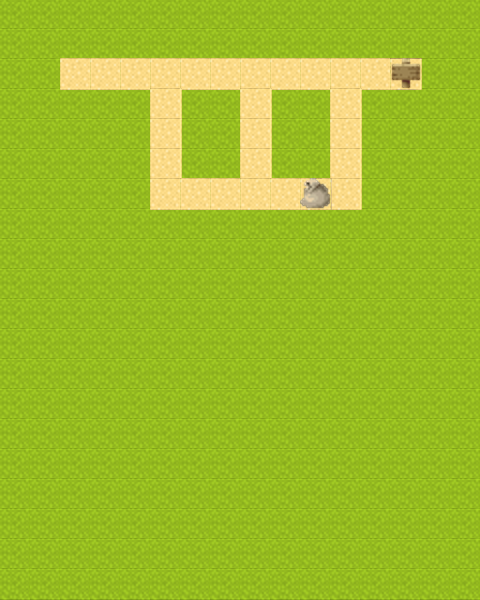

This is a level from a 2D game, rendered from its Tiled map with the project's own tilesets. A one-line summary and the complete map file follow:
An orthogonal 16x20 tile map with 30x30 px tiles, 4 tile layers (ground, movable, goal, key).

<map version="1.5" tiledversion="1.5.0" orientation="orthogonal" renderorder="right-down" width="16" height="20" tilewidth="30" tileheight="30" infinite="0" nextlayerid="6" nextobjectid="1">
 <tileset firstgid="1" name="tilesets-big" tilewidth="32" tileheight="32" tilecount="528" columns="8">
  <image source="../src/stage/tilesets-big.png" width="256" height="2112" />
 </tileset>
 <layer id="1" name="ground" width="16" height="20">
  <data encoding="csv">
33,33,33,33,33,33,33,33,33,33,33,33,33,33,33,33,
33,33,33,33,33,33,33,33,33,33,33,33,33,33,33,33,
33,33,33,33,33,33,33,33,33,33,33,33,33,33,33,33,
33,33,33,33,33,33,33,33,33,33,33,33,33,33,33,33,
33,33,33,33,33,33,33,33,33,33,33,33,33,33,33,33,
33,33,33,33,33,33,33,33,33,33,33,33,33,33,33,33,
33,33,33,33,33,33,33,33,33,33,33,33,33,33,33,33,
33,33,33,33,33,33,33,33,33,33,33,33,33,33,33,33,
33,33,33,33,33,33,33,33,33,33,33,33,33,33,33,33,
33,33,33,33,33,33,33,33,33,33,33,33,33,33,33,33,
33,33,33,33,33,33,33,33,33,33,33,33,33,33,33,33,
33,33,33,33,33,33,33,33,33,33,33,33,33,33,33,33,
33,33,33,33,33,33,33,33,33,33,33,33,33,33,33,33,
33,33,33,33,33,33,33,33,33,33,33,33,33,33,33,33,
33,33,33,33,33,33,33,33,33,33,33,33,33,33,33,33,
33,33,33,33,33,33,33,33,33,33,33,33,33,33,33,33,
33,33,33,33,33,33,33,33,33,33,33,33,33,33,33,33,
33,33,33,33,33,33,33,33,33,33,33,33,33,33,33,33,
33,33,33,33,33,33,33,33,33,33,33,33,33,33,33,33,
33,33,33,33,33,33,33,33,33,33,33,33,33,33,33,33
</data>
 </layer>
 <layer id="2" name="movable" width="16" height="20">
  <data encoding="csv">
0,0,0,0,0,0,0,0,0,0,0,0,0,0,0,0,
0,0,0,0,0,0,0,0,0,0,0,0,0,0,0,0,
0,0,34,34,34,34,34,34,34,34,34,34,34,34,0,0,
0,0,0,0,0,34,0,0,34,0,0,34,0,0,0,0,
0,0,0,0,0,34,0,0,34,0,0,34,0,0,0,0,
0,0,0,0,0,34,0,0,34,0,0,34,0,0,0,0,
0,0,0,0,0,34,34,34,34,34,34,34,0,0,0,0,
0,0,0,0,0,0,0,0,0,0,0,0,0,0,0,0,
0,0,0,0,0,0,0,0,0,0,0,0,0,0,0,0,
0,0,0,0,0,0,0,0,0,0,0,0,0,0,0,0,
0,0,0,0,0,0,0,0,0,0,0,0,0,0,0,0,
0,0,0,0,0,0,0,0,0,0,0,0,0,0,0,0,
0,0,0,0,0,0,0,0,0,0,0,0,0,0,0,0,
0,0,0,0,0,0,0,0,0,0,0,0,0,0,0,0,
0,0,0,0,0,0,0,0,0,0,0,0,0,0,0,0,
0,0,0,0,0,0,0,0,0,0,0,0,0,0,0,0,
0,0,0,0,0,0,0,0,0,0,0,0,0,0,0,0,
0,0,0,0,0,0,0,0,0,0,0,0,0,0,0,0,
0,0,0,0,0,0,0,0,0,0,0,0,0,0,0,0,
0,0,0,0,0,0,0,0,0,0,0,0,0,0,0,0
</data>
 </layer>
 <layer id="3" name="goal" width="16" height="20">
  <data encoding="csv">
0,0,0,0,0,0,0,0,0,0,0,0,0,0,0,0,
0,0,0,0,0,0,0,0,0,0,0,0,0,0,0,0,
0,0,0,0,0,0,0,0,0,0,0,0,0,223,0,0,
0,0,0,0,0,0,0,0,0,0,0,0,0,0,0,0,
0,0,0,0,0,0,0,0,0,0,0,0,0,0,0,0,
0,0,0,0,0,0,0,0,0,0,0,0,0,0,0,0,
0,0,0,0,0,0,0,0,0,0,0,0,0,0,0,0,
0,0,0,0,0,0,0,0,0,0,0,0,0,0,0,0,
0,0,0,0,0,0,0,0,0,0,0,0,0,0,0,0,
0,0,0,0,0,0,0,0,0,0,0,0,0,0,0,0,
0,0,0,0,0,0,0,0,0,0,0,0,0,0,0,0,
0,0,0,0,0,0,0,0,0,0,0,0,0,0,0,0,
0,0,0,0,0,0,0,0,0,0,0,0,0,0,0,0,
0,0,0,0,0,0,0,0,0,0,0,0,0,0,0,0,
0,0,0,0,0,0,0,0,0,0,0,0,0,0,0,0,
0,0,0,0,0,0,0,0,0,0,0,0,0,0,0,0,
0,0,0,0,0,0,0,0,0,0,0,0,0,0,0,0,
0,0,0,0,0,0,0,0,0,0,0,0,0,0,0,0,
0,0,0,0,0,0,0,0,0,0,0,0,0,0,0,0,
0,0,0,0,0,0,0,0,0,0,0,0,0,0,0,0
</data>
 </layer>
 <layer id="4" name="key" width="16" height="20">
  <data encoding="csv">
0,0,0,0,0,0,0,0,0,0,0,0,0,0,0,0,
0,0,0,0,0,0,0,0,0,0,0,0,0,0,0,0,
0,0,0,0,0,0,0,0,0,0,0,0,0,0,0,0,
0,0,0,0,0,0,0,0,0,0,0,0,0,0,0,0,
0,0,0,0,0,0,0,0,0,0,0,0,0,0,0,0,
0,0,0,0,0,0,0,0,0,0,0,0,0,0,0,0,
0,0,0,0,0,0,0,0,0,0,435,0,0,0,0,0,
0,0,0,0,0,0,0,0,0,0,0,0,0,0,0,0,
0,0,0,0,0,0,0,0,0,0,0,0,0,0,0,0,
0,0,0,0,0,0,0,0,0,0,0,0,0,0,0,0,
0,0,0,0,0,0,0,0,0,0,0,0,0,0,0,0,
0,0,0,0,0,0,0,0,0,0,0,0,0,0,0,0,
0,0,0,0,0,0,0,0,0,0,0,0,0,0,0,0,
0,0,0,0,0,0,0,0,0,0,0,0,0,0,0,0,
0,0,0,0,0,0,0,0,0,0,0,0,0,0,0,0,
0,0,0,0,0,0,0,0,0,0,0,0,0,0,0,0,
0,0,0,0,0,0,0,0,0,0,0,0,0,0,0,0,
0,0,0,0,0,0,0,0,0,0,0,0,0,0,0,0,
0,0,0,0,0,0,0,0,0,0,0,0,0,0,0,0,
0,0,0,0,0,0,0,0,0,0,0,0,0,0,0,0
</data>
 </layer>
</map>